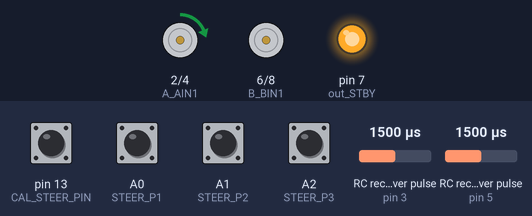
Bench run of a sketch on a simulated Arduino Uno, built with avr-gcc and run on an emulated ATmega328P. Parts: motor-driver pin pairs drawn as motors (green arrow = first pin HIGH = forward, orange = second pin HIGH = backward, longer = more drive, scaled by the enable pin, stopped while the standby pin is LOW), output pins drawn as LEDs (lit = HIGH). Wiring (inferred from the names in the program): 2 × RC receiver channel: data pin 3 / data pin 5. The inputs (shaded band) are chosen by the test bench; at power-on: A0 (STEER_P1), A1 (STEER_P2), A2 (STEER_P3), pin 13 (CAL_STEER_PIN) HIGH, RC receiver pulse (sensors on pin 3, pin 5) 1500 µs. What the sketch prints to the serial monitor is not drawn.

Above: at 1.2 s.
1.3 s: RC receiver pulse (sensor on pin 3) set to 1250 µs
At 3.0 s:
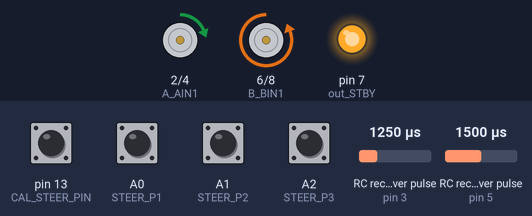
4.3 s: RC receiver pulse (sensor on pin 5) set to 1250 µs
7.3 s: RC receiver pulse (sensor on pin 3) set to 1342 µs
10.3 s: RC receiver pulse (sensor on pin 3) set to 1360 µs
At 11.23 s:
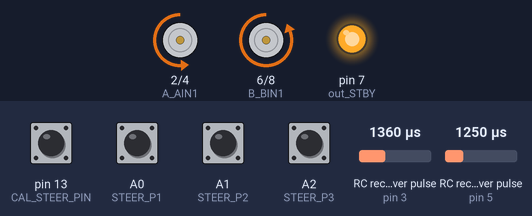
13.3 s: RC receiver pulse (sensor on pin 5) set to 1020 µs
16.3 s: RC receiver pulse (sensor on pin 3) set to 1374 µs
Timing chart, 0 to 18.8 s (numbered marks = the images above; inputs shaded):
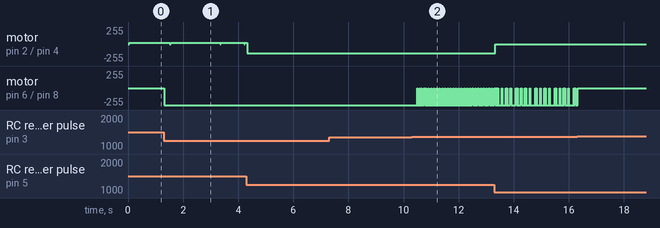

Measured:
- the behaviour switches between 1359 and 1360 µs on RC receiver pulse (sensor on pin 3) (found by bisection; images 1 and 2)
- after the input at 1.3 s, motor on pin 6 (B_BIN1) / pin 8 (B_BIN2): stopped → backward 255/255 at once
- after the input at 10.3 s, motor on pin 6 (B_BIN1) / pin 8 (B_BIN2): alternates backward 255/255 for 0.08 s and stopped for 0.02 s, starting after 0.20 s

The sketch:

RC_Car_Lego_Steering.ino
```cpp
//Lego Powered-Up style steering car - Arduino Mini Pro (ATmega328P)
//Built from the RC_Car_FNG_v2 board wiring (existing car hardware):
//  out_STBY 7, out_A_PWM 11, out_A_IN1 2, out_A_IN2 4, throttle 5
//Light circuits (pins 9, 10) were physically removed and are NOT used here.
//
//The drive motor runs on FNG channel A (this board's single channel). Steering
//uses the same TB6612FNG's channel B plus a Lego multi-pole switch (3 pins)
//that reports the steering rack position in 4 discrete zones.
//
//LEGO steering rack position encoder - physical part connections:
//The encoder has a sliding wiper (pin 0) that travels over fixed contacts
//(pins 1, 2, 3). The start and end of travel make SOLID contacts:
//   Travel start (origin = hard right / stowed): pin 0 connects to pin 3
//   Travel end   (hard left limit):             pin 0 connects to 1+2+3
//Between sections the wiper passes blank gaps where pin 0 makes NO contact,
//so no sense pin reads active there (7 positions total: 4 contacts + 3 gaps).
//
//Wiring to the Arduino: pin 0 (wiper) -> GND, pins 1/2/3 -> A0/A1/A2 with
//INPUT_PULLUP. Wiping a contact shorts the pin to GND = "active" (LOW).
//Moving the rack LEFT from the origin reads:
//   Zone 0: pin3(wiper) only     -> 100   (origin / hard right)
//          (blank gap: no contact -> 000)
//   Zone 1: pin1 + pin3          -> 101
//          (blank gap: no contact -> 000)
//   Zone 2: pin2 only            -> 010   (steering center)
//          (blank gap: no contact -> 000)
//   Zone 3: all of 1,2,3         -> 111   (hard left limit)
//Blank gaps and any other undefined code keep the last known zone
//(hysteresis) so the rack never jumps while crossing a dead spot.
//NOTE: all-3-active means the rack is AT the left end-stop, so we must NOT
//drive further left in that zone (only allow returning right).
//
//Steering center calibration: the RC stick's real neutral may sit a few us off
//1500 (radio/trim dependent). At boot we measure and store it in EEPROM, then
//use that measured value as the zero point for the deadband and throw mapping.
//Short pin 13 to GND during boot to force a fresh calibration.
//
//Throttle + steering channels come from an RC receiver via interrupts (same
//read logic as RC_Car_FNG_v2).
//
//Wiring (Arduino Mini Pro):
//  Throttle  channel  -> 5   (EnableInterrupt)
//  Steering  channel  -> 3   (EnableInterrupt)
//  Steering pos p1     -> A0
//  Steering pos p2     -> A1
//  Steering pos p3     -> A2 (common wiper, reads active-low via pullup)
//  FNG STBY            -> 7
//  FNG channel A (drive): AIN1 -> 2, AIN2 -> 4, PWMA -> 11
//  FNG channel B (steer): BIN1 -> 6, BIN2 -> 8, PWMB -> 12
//  CAL pin             -> 13  (short to GND during boot to recalibrate)

#include <EnableInterrupt.h>
#include <EEPROM.h>

//---------------------- RC input pins -------------------------
#define THROTTLE_IN_PIN 5
#define STEER_IN_PIN    3

//---------------------- FNG driver pins ------------------------
//Channel A = drive motor (original board wiring)
//Channel B = steering motor
#define out_STBY 7
#define A_AIN1 2
#define A_AIN2 4
#define A_PWMA 11
#define B_BIN1 6
#define B_BIN2 8
#define B_PWMB 12

//---------------------- Steering position pins -----------------
#define STEER_P1 A0
#define STEER_P2 A1
#define STEER_P3 A2

//---------------------- RC flags -------------------------------
#define THROTTLE_FLAG 1
#define STEER_FLAG    2

//---------------------- Steering position zones -----------------
#define ZONE0 0   //origin, hard right
#define ZONE1 1   //just left of origin
#define ZONE2 2   //center region
#define ZONE3 3   //hard left end-stop

#define STEER_DEADBAND 40      //us around center that counts as "center"
#define STEER_FULL     400     //us throw from center for full lock

//Steering center calibration. The RC stick's true neutral may sit a little off
//1500us depending on the radio/trim. We auto-measure it during the first N
//samples at boot (stick assumed at rest/center), then load from EEPROM on
//later boots unless a recal is requested. CAL_STEER_PIN shorts a pin to GND
//to force a fresh calibration on next boot.
#define CAL_STEER_PIN  13      //short to GND during boot to recalibrate
#define CAL_SAMPLES    40      //samples averaged at boot to find neutral
#define STEER_CAL_ADDR 0       //EEPROM address storing the calibrated neutral

//-------------------- state --------------------------------------
double tempSpeed;

volatile uint8_t bUpdateFlagsShared;
volatile uint16_t unThrottleInShared;
volatile uint16_t unSteerInShared;
uint32_t ulThrottleStart;
uint32_t ulSteerStart;

uint8_t steerZone = ZONE0;

int16_t steerCenter = 1500;   //calibrated RC steering neutral (us)

void setup() {
  Serial.begin(9600);
  enableInterrupt(THROTTLE_IN_PIN, calcThrottle, CHANGE);
  enableInterrupt(STEER_IN_PIN, calcSteer, CHANGE);

  pinMode(out_STBY, OUTPUT);
  pinMode(A_AIN1, OUTPUT);
  pinMode(A_AIN2, OUTPUT);
  pinMode(A_PWMA, OUTPUT);
  pinMode(B_BIN1, OUTPUT);
  pinMode(B_BIN2, OUTPUT);
  pinMode(B_PWMB, OUTPUT);
  motor_standby(false);

  //steering position inputs (pullups; pin reads LOW when bridged to wiper)
  pinMode(STEER_P1, INPUT_PULLUP);
  pinMode(STEER_P2, INPUT_PULLUP);
  pinMode(STEER_P3, INPUT_PULLUP);

  pinMode(CAL_STEER_PIN, INPUT_PULLUP);

  setDirection(0, 0);
  steerStop();

  calibrateSteerCenter();
}

//Measure + store the RC steering neutral. Called at boot. Assumes the stick
//is at rest/center. If the calibration pin is shorted to GND it forces a
//fresh measure; otherwise it reuses the value saved to EEPROM.
void calibrateSteerCenter() {
  if (digitalRead(CAL_STEER_PIN) == LOW) {
    //forced recal: sample while the stick sits at center
    long sum = 0;
    int n = 0;
    for (int i = 0; i < CAL_SAMPLES; i++) {
      if (bUpdateFlagsShared & STEER_FLAG) {
        noInterrupts();
        sum += unSteerInShared;
        bUpdateFlagsShared &= ~STEER_FLAG;
        interrupts();
        n++;
      }
      delay(20);
    }
    if (n > 0) {
      steerCenter = sum / n;
      EEPROM.put(STEER_CAL_ADDR, steerCenter);
      Serial.print(F("CAL steer center: "));
      Serial.println(steerCenter);
    }
  } else {
    //load stored neutral, default to 1500 if none saved (fresh EEPROM = 0xFFFF)
    int16_t v;
    EEPROM.get(STEER_CAL_ADDR, v);
    steerCenter = (v >= 900 && v <= 2100) ? v : 1500;
    Serial.print(F("Loaded steer center: "));
    Serial.println(steerCenter);
  }
}

void loop() {
  static uint16_t unThrottleIn = 1500;
  static int16_t  unSteerIn = 1500;
  static uint8_t bUpdateFlags = 0;

  if (bUpdateFlagsShared) {
    noInterrupts();
    bUpdateFlags = bUpdateFlagsShared;
    if (bUpdateFlags & THROTTLE_FLAG) unThrottleIn = unThrottleInShared;
    if (bUpdateFlags & STEER_FLAG)    unSteerIn = unSteerInShared;
    bUpdateFlagsShared = 0;
    interrupts();
  }

  readSteerZone();

  if (bUpdateFlags & THROTTLE_FLAG) {
    setSpeed(unThrottleIn);
  }
  if (bUpdateFlags & STEER_FLAG) {
    setSteer(unSteerIn);
    bUpdateFlags = 0;
  }
}

//---------------------- Steering position encoder ----------------
void readSteerZone() {
  int p1 = digitalRead(STEER_P1);
  int p2 = digitalRead(STEER_P2);
  int p3 = digitalRead(STEER_P3);

  //active-low: 0 = bridged to wiper/active, 1 = open
  //code bits: bit2 = p1, bit1 = p2, bit0 = p3
  uint8_t code = ((!p1) ? 4 : 0) | ((!p2) ? 2 : 0) | ((!p3) ? 1 : 0);

  //debug: print on raw-state change so the 7 physical positions can be mapped
  static uint8_t lastCode = 0xFF;
  if (code != lastCode) {
    lastCode = code;
    Serial.print(F("STEER raw="));
    Serial.println(code, BIN);
  }

  //Zone0 origin: wiper on pin3  -> 001
  switch (code) {
    case 0x1: steerZone = ZONE0; break;   //001 right origin  (p3 linked)
    case 0x5: steerZone = ZONE1; break;   //101 p1+p3
    case 0x2: steerZone = ZONE2; break;   //010 p2 only (center)
    case 0x7: steerZone = ZONE3; break;   //111 all active (left end-stop)
    default:
      //blank gap or transitory state: no contact made; keep the last known
      //zone (hysteresis) instead of jittering while crossing dead spots
      break;
  }
}

//Map analog RC steering throw to a steering output. Target only ever
//drives the motor AWAY from / toward zones; zone3 clamps so we never go
//past the left end stop, and zone0 clamps the right end.
void setSteer(int16_t unSteerIn) {
  int err = unSteerIn - steerCenter;

  //left = negative err, right = positive err (adjust sign to wiring)
  if (err < -STEER_DEADBAND) {
    //wants to go left
    if (steerZone == ZONE3) {
      //already at the left end-stop: all 3 pins active, stop motion
      steerStop();
    } else {
      steerLeft(mapSpeed(err));
    }
  } else if (err > STEER_DEADBAND) {
    //wants to go right
    if (steerZone == ZONE0) {
      steerStop();
    } else {
      steerRight(mapSpeed(err));
    }
  } else {
    //center stick: hold position, no drive
    steerStop();
  }
}

int mapSpeed(int err) {
  int mag = abs(err);
  if (mag > STEER_FULL) mag = STEER_FULL;
  //scale 0..STEER_FULL -> 60..255 for a bit of headroom
  return map(mag, 0, STEER_FULL, 60, 255);
}

void steerLeft(int pwm)  { motorB(1, pwm); }
void steerRight(int pwm) { motorB(2, pwm); }
void steerStop()         { motorB(0, 0); }

//---------------------- FNG channel B (steering) ------------------
void motorB(int dir, int pwm) {
  if (dir == 0) {
    digitalWrite(B_BIN1, LOW);
    digitalWrite(B_BIN2, LOW);
    digitalWrite(B_PWMB, HIGH);
  } else if (dir == 1) {
    digitalWrite(B_BIN1, LOW);
    digitalWrite(B_BIN2, HIGH);
    analogWrite(B_PWMB, pwm);
  } else {
    digitalWrite(B_BIN1, HIGH);
    digitalWrite(B_BIN2, LOW);
    analogWrite(B_PWMB, pwm);
  }
}

void motor_standby(boolean state) {
  if (state == true) digitalWrite(out_STBY, LOW);
  else digitalWrite(out_STBY, HIGH);
}

//---------------------- Drive channel (FNG channel A, v2 scaling) --
void setSpeed(uint16_t unThrottleIn) {
  //median-of-3 dirty data filter
  static uint16_t m1 = 0, m2 = 0, m3 = 0;
  if (unThrottleIn < 500 || unThrottleIn > 2500) return;
  m3 = m2; m2 = m1; m1 = unThrottleIn;
  if (m3 != 0) {
    uint16_t a = m1, b = m2, c = m3;
    if (a > b) { uint16_t t = a; a = b; b = t; }
    if (b > c) { uint16_t t = b; b = c; c = t; }
    if (a > b) { uint16_t t = a; a = b; b = t; }
    unThrottleIn = b;
  }

  if (unThrottleIn <= 1439 && unThrottleIn >= 1060) {
    //backwards: 1060 = full reverse, 1439 = dead zone edge
    tempSpeed = (1468 - unThrottleIn) / 1.55;
    if (tempSpeed < 0) tempSpeed = 0;
    if (tempSpeed > 255) tempSpeed = 255;
    setDirection(1, (int)tempSpeed);
  } else if (unThrottleIn >= 1500 && unThrottleIn <= 1900) {
    //forwards: 1500 = just above neutral, 1900 = full forward
    tempSpeed = (unThrottleIn - 1468) / 1.63;
    if (tempSpeed < 0) tempSpeed = 0;
    if (tempSpeed > 255) tempSpeed = 255;
    setDirection(2, (int)tempSpeed);
  } else {
    //neutral, let the car roll
    setDirection(0, 0);
  }
}

void setDirection(int direction, int PWM) {
  if (direction == 0) {
    digitalWrite(A_AIN1, LOW);
    digitalWrite(A_AIN2, LOW);
    digitalWrite(A_PWMA, HIGH);
  } else {
    if (direction == 1) {
      digitalWrite(A_AIN1, LOW);
      digitalWrite(A_AIN2, HIGH);
      analogWrite(A_PWMA, PWM);
    } else {
      digitalWrite(A_AIN1, HIGH);
      digitalWrite(A_AIN2, LOW);
      analogWrite(A_PWMA, PWM);
    }
  }
}

//---------------------- RC interrupt handlers ---------------------
void calcThrottle() {
  if (digitalRead(THROTTLE_IN_PIN) == HIGH) {
    ulThrottleStart = micros();
  } else {
    unThrottleInShared = (uint16_t)(micros() - ulThrottleStart);
    bUpdateFlagsShared |= THROTTLE_FLAG;
  }
}
void calcSteer() {
  if (digitalRead(STEER_IN_PIN) == HIGH) {
    ulSteerStart = micros();
  } else {
    unSteerInShared = (uint16_t)(micros() - ulSteerStart);
    bUpdateFlagsShared |= STEER_FLAG;
  }
}
```
